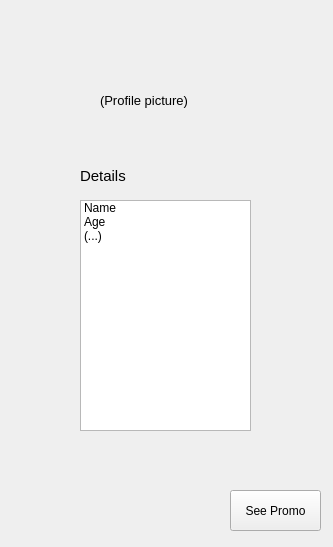
<?xml version="1.0" encoding="UTF-8"?>
<ui version="4.0">
 <class>MainWindow</class>
 <widget class="QMainWindow" name="MainWindow">
  <property name="geometry">
   <rect>
    <x>0</x>
    <y>0</y>
    <width>333</width>
    <height>547</height>
   </rect>
  </property>
  <property name="windowTitle">
   <string>MainWindow</string>
  </property>
  <widget class="QWidget" name="centralwidget">
   <widget class="QPushButton" name="promo_button">
    <property name="geometry">
     <rect>
      <x>230</x>
      <y>490</y>
      <width>91</width>
      <height>41</height>
     </rect>
    </property>
    <property name="text">
     <string>See Promo</string>
    </property>
   </widget>
   <widget class="QLabel" name="label">
    <property name="geometry">
     <rect>
      <x>80</x>
      <y>160</y>
      <width>81</width>
      <height>31</height>
     </rect>
    </property>
    <property name="font">
     <font>
      <pointsize>11</pointsize>
     </font>
    </property>
    <property name="layoutDirection">
     <enum>Qt::LeftToRight</enum>
    </property>
    <property name="text">
     <string>Details</string>
    </property>
   </widget>
   <widget class="QListWidget" name="listWidget">
    <property name="geometry">
     <rect>
      <x>80</x>
      <y>200</y>
      <width>171</width>
      <height>231</height>
     </rect>
    </property>
    <item>
     <property name="text">
      <string>Name</string>
     </property>
    </item>
    <item>
     <property name="text">
      <string>Age</string>
     </property>
    </item>
    <item>
     <property name="text">
      <string>(...)</string>
     </property>
    </item>
   </widget>
   <widget class="QLabel" name="label_2">
    <property name="geometry">
     <rect>
      <x>100</x>
      <y>90</y>
      <width>111</width>
      <height>20</height>
     </rect>
    </property>
    <property name="font">
     <font>
      <pointsize>10</pointsize>
     </font>
    </property>
    <property name="text">
     <string>(Profile picture)</string>
    </property>
   </widget>
  </widget>
 </widget>
 <resources/>
 <connections/>
</ui>
